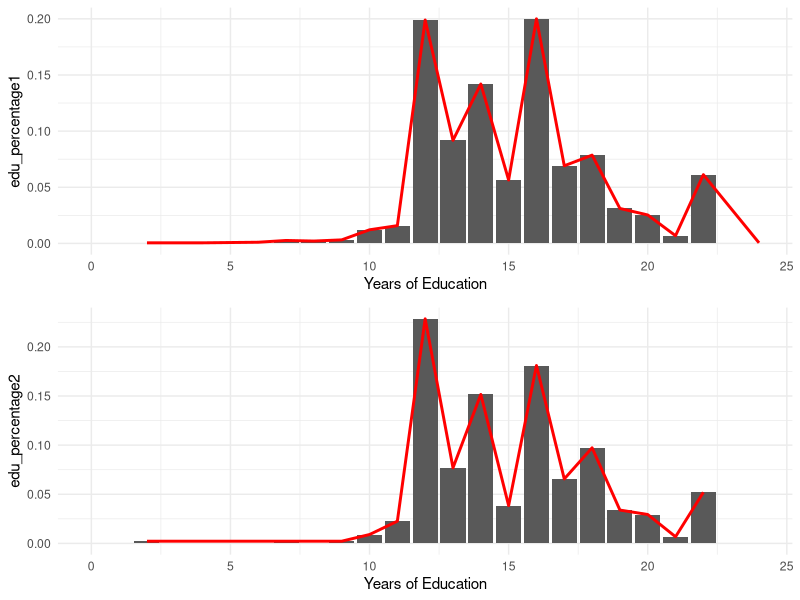
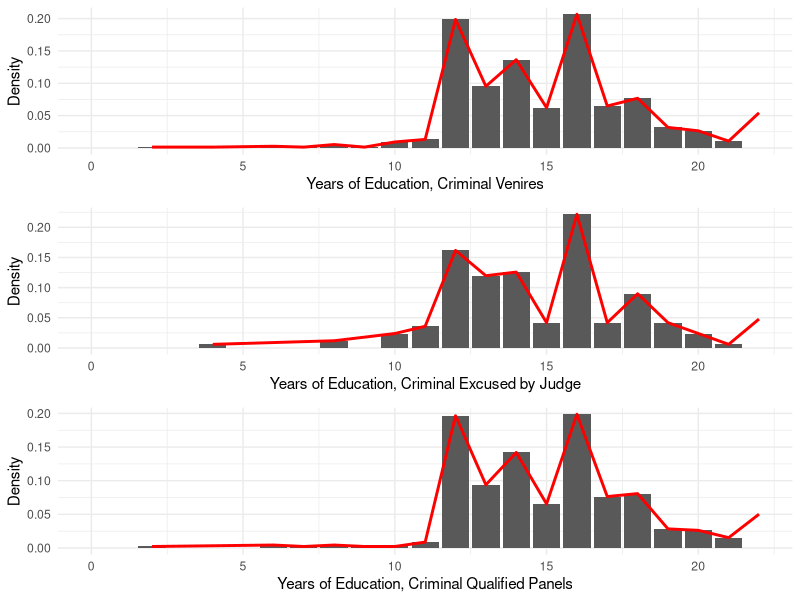
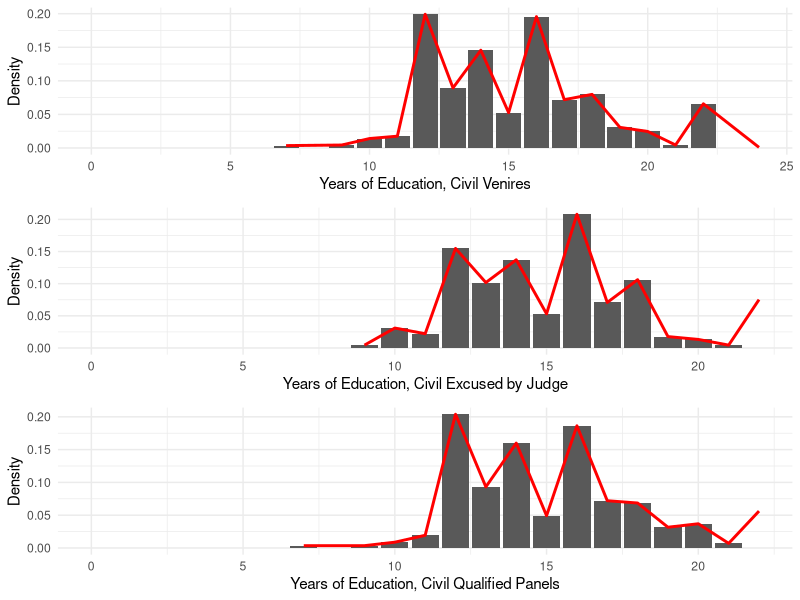
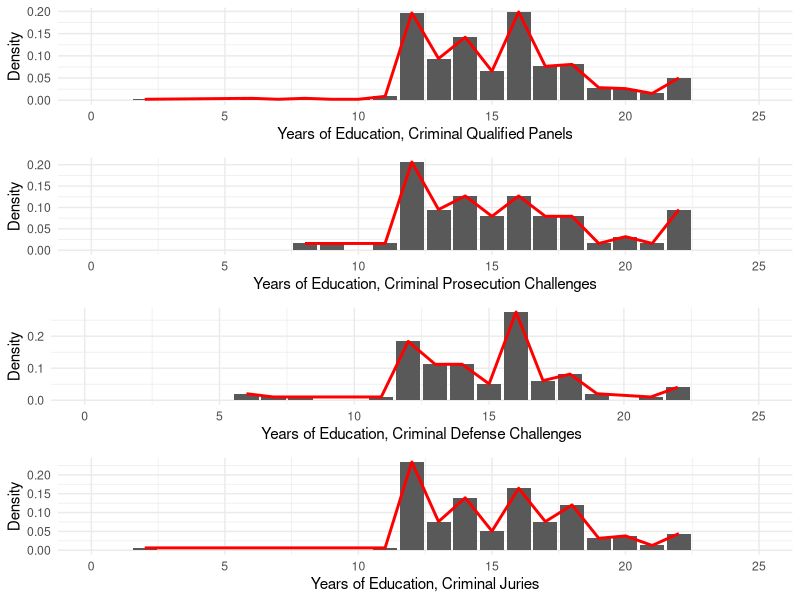
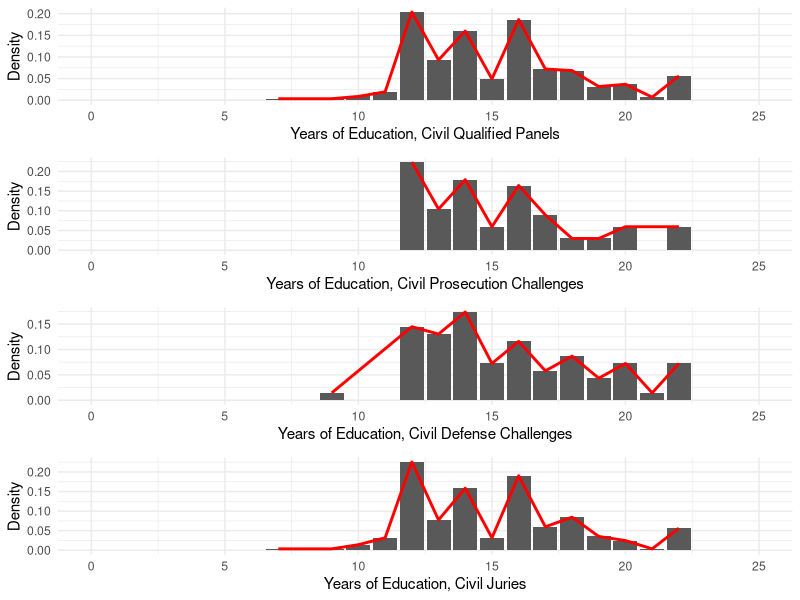
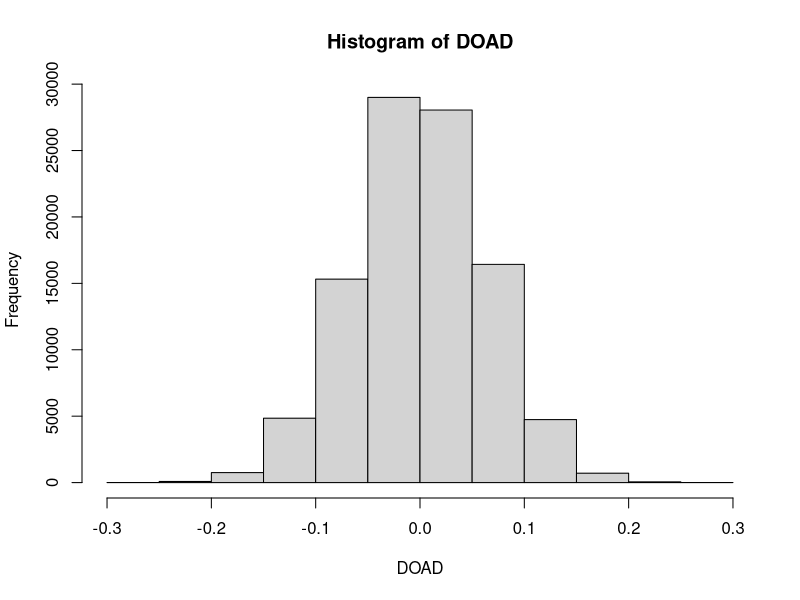
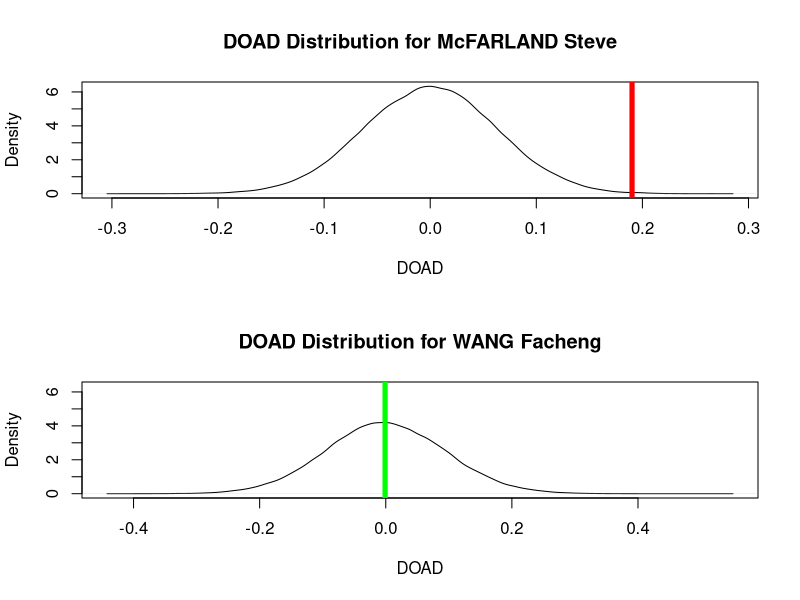

Here is the R script that generated these plots, in order: (Note: a time limit stopped this script after it produced the figures.)
# Jurycode
# Table1
x <- read.csv("CleanedJuryData.csv", as.is = TRUE)
# x25 contains all ages greater than 25
x25 <- x[x$age >= 25,]
venire <- x25
jury <- x25[x25$code == "J", ]
n1 <- nrow(venire)
n2 <- nrow(jury)
# t/f means table or figure, the first number is the number of table/figure,
#  the last two number is the position in the table
t111 <- sum(venire$edu < 12) / n1
t112 <- sum(jury$edu < 12) / n2
t121 <- sum(venire$edu == 12) / n1
t122 <- sum(jury$edu == 12)/ n2
t131 <- sum(venire$edu >12 & venire$edu < 16) /n1
t132 <- sum(jury$edu >12 & jury$edu < 16) / n2
t141 <- sum(venire$edu >= 16) / n1
t142 <- sum(jury$edu >= 16) /n2
t151 <- sum(venire$edu >= 12) / n1
t152 <- sum(jury$edu >= 12) / n2
t161 <- t141
t162 <- t142

# Figure 1
library(ggplot2)
library(cowplot)


calculate_percentage <- function(edu_counts) {
  total_count <- sum(edu_counts)
  return(edu_counts / total_count)
}


edu_counts1 <- table(x$edu)
edu_percentage1 <- calculate_percentage(edu_counts1)

edu_counts2 <- table(x[x$code == "J",]$edu)
edu_percentage2 <- calculate_percentage(edu_counts2)

ggplot1 <- ggplot(data = data.frame(edu_counts1, edu_percentage1), 
                  aes(x = as.numeric(names(edu_counts1)), y = edu_percentage1)) +
  geom_bar(stat = "identity") +
  geom_line(color = "red", size = 1) +
  labs(x = "Years of Education") +
  scale_x_continuous(breaks = as.numeric(names(edu_counts1)), 
  labels = names(edu_counts1)) +xlim(0, max(as.numeric(names(edu_counts1)))) +
  theme_minimal()

ggplot2 <- ggplot(data = data.frame(edu_counts2, edu_percentage2), 
  aes(x = as.numeric(names(edu_counts2)), y = edu_percentage2)) +
  geom_bar(stat = "identity") +
  geom_line(color = "red", size = 1) +
  labs(x = "Years of Education") +
  scale_x_continuous(breaks = as.numeric(names(edu_counts2)), 
  labels = names(edu_counts2)) + xlim(0, max(as.numeric(names(edu_counts1)))) +
  theme_minimal()

combined_plots <- plot_grid(ggplot1, ggplot2, ncol = 1)

print(combined_plots)

# Figure 2

criminal_data <- x[x$type == "criminal", ]
cri_ju_data <- x[x$code == "CP" & x$type == "criminal", ]
cri_qua_data <- x[x$jcp == "NCP" & x$type == "criminal", ]


calculate_percentage <- function(edu_counts) {
  total_count <- sum(edu_counts)
  return(edu_counts / total_count)
}

edu_counts <- table(criminal_data$edu)
edu_percentage <- calculate_percentage(edu_counts)

edu_counts1 <- table(cri_ju_data$edu)

edu_percentage1 <- calculate_percentage(edu_counts1)

edu_counts2 <- table(cri_qua_data$edu)
edu_percentage2 <- calculate_percentage(edu_counts2)

ggplot1 <- ggplot(data = data.frame(edu_counts, edu_percentage), 
                  aes(x = as.numeric(names(edu_counts)), y = edu_percentage)) +
  geom_bar(stat = "identity") +
  geom_line(color = "red", size = 1) +
  labs(x = "Years of Education, Criminal Venires", y = "Density") +
  scale_x_continuous(breaks = as.numeric(names(edu_counts)), 
  labels = names(edu_counts)) + xlim(0, max(as.numeric(names(edu_counts)))) +
  theme_minimal()

ggplot2 <- ggplot(data = data.frame(edu_counts1, edu_percentage1), 
  aes(x = as.numeric(names(edu_counts1)), y = edu_percentage1)) +
  geom_bar(stat = "identity") +
  geom_line(color = "red", size = 1) +
  labs(x = "Years of Education, Criminal Excused by Judge", y = "Density") +
  scale_x_continuous(breaks = as.numeric(names(edu_counts1)), 
  labels = names(edu_counts1)) + xlim(0, max(as.numeric(names(edu_counts1)))) +
  theme_minimal()

ggplot3 <- ggplot(data = data.frame(edu_counts2, edu_percentage2), 
  aes(x = as.numeric(names(edu_counts2)), y = edu_percentage2)) +
  geom_bar(stat = "identity") +
  geom_line(color = "red", size = 1) +
  labs(x = "Years of Education, Criminal Qualified Panels", y = "Density") +
  scale_x_continuous(breaks = as.numeric(names(edu_counts2)), 
  labels = names(edu_counts2)) + xlim(0, max(as.numeric(names(edu_counts2)))) +
  theme_minimal()

combined_plots <- plot_grid(ggplot1, ggplot2, ggplot3, ncol = 1)

print(combined_plots)



# Figure 3

civil_data <- x[x$type == "civil", ]
civ_ju_data <- x[x$code == "CP" & x$type == "civil", ]
civ_qua_data <- x[x$jcp == "NCP" & x$type == "civil", ]

calculate_percentage <- function(edu_counts) {
  total_count <- sum(edu_counts)
  return(edu_counts / total_count)
}

edu_counts <- table(civil_data$edu)
edu_percentage <- calculate_percentage(edu_counts)

edu_counts1 <- table(civ_ju_data$edu)
edu_percentage1 <- calculate_percentage(edu_counts1)

edu_counts2 <- table(civ_qua_data$edu)
edu_percentage2 <- calculate_percentage(edu_counts2)

ggplot1 <- ggplot(data = data.frame(edu_counts, edu_percentage), 
  aes(x = as.numeric(names(edu_counts)), y = edu_percentage)) +
  geom_bar(stat = "identity") +
  geom_line(color = "red", size = 1) +
  labs(x = "Years of Education, Civil Venires", y = "Density") +
  scale_x_continuous(breaks = as.numeric(names(edu_counts)), 
  labels = names(edu_counts)) + xlim(0, max(as.numeric(names(edu_counts)))) +
  theme_minimal()

ggplot2 <- ggplot(data = data.frame(edu_counts1, edu_percentage1), 
  aes(x = as.numeric(names(edu_counts1)), y = edu_percentage1)) +
  geom_bar(stat = "identity") +
  geom_line(color = "red", size = 1) +
  labs(x = "Years of Education, Civil Excused by Judge", y = "Density") +
  scale_x_continuous(breaks = as.numeric(names(edu_counts1)), 
  labels = names(edu_counts1)) + xlim(0, max(as.numeric(names(edu_counts1)))) +
  theme_minimal()

ggplot3 <- ggplot(data = data.frame(edu_counts2, edu_percentage2), 
  aes(x = as.numeric(names(edu_counts2)), y = edu_percentage2)) +
  geom_bar(stat = "identity") +
  geom_line(color = "red", size = 1) +
  labs(x = "Years of Education, Civil Qualified Panels", y = "Density") +
  scale_x_continuous(breaks = as.numeric(names(edu_counts2)), 
  labels = names(edu_counts2)) + xlim(0, max(as.numeric(names(edu_counts2)))) +
  theme_minimal()

combined_plots <- plot_grid(ggplot1, ggplot2, ggplot3, ncol = 1)

print(combined_plots)

# Figure 4

cri_data <- x[x$type == "criminal" & x$jcp == "NCP", ]
cri_pp_data <- x[x$code == "PP" & x$type == "criminal", ]
cri_pd_data <- x[x$code == "PD" & x$type == "criminal", ]
cri_jury_data <- x[x$code == "J" & x$type == "criminal", ]

calculate_percentage <- function(edu_counts) {
  total_count <- sum(edu_counts)
  return(edu_counts / total_count)
}

edu_counts <- table(cri_data$edu)
edu_percentage <- calculate_percentage(edu_counts)

edu_counts1 <- table(cri_pp_data$edu)
edu_percentage1 <- calculate_percentage(edu_counts1)

edu_counts2 <- table(cri_pd_data$edu)
edu_percentage2 <- calculate_percentage(edu_counts2)

edu_counts3 <- table(cri_jury_data$edu)
edu_percentage3 <- calculate_percentage(edu_counts3)

ggplot1 <- ggplot(data = data.frame(edu_counts, edu_percentage), 
                  aes(x = as.numeric(names(edu_counts)), y = edu_percentage)) +
  geom_bar(stat = "identity") +
  geom_line(color = "red", size = 1) +
  labs(x = "Years of Education, Criminal Qualified Panels", y = "Density") +
  scale_x_continuous(breaks = as.numeric(names(edu_counts)), 
  labels = names(edu_counts)) +xlim(0, 25) + theme_minimal()

ggplot2 <- ggplot(data = data.frame(edu_counts1, edu_percentage1), 
                  aes(x = as.numeric(names(edu_counts1)), y = edu_percentage1)) +
  geom_bar(stat = "identity") +
  geom_line(color = "red", size = 1) +
  labs(x = "Years of Education, Criminal Prosecution Challenges", y = "Density") +
  scale_x_continuous(breaks = as.numeric(names(edu_counts1)), 
                     labels = names(edu_counts1)) + xlim(0, 25) +
  theme_minimal()

ggplot3 <- ggplot(data = data.frame(edu_counts2, edu_percentage2), 
                  aes(x = as.numeric(names(edu_counts2)), y = edu_percentage2)) +
  geom_bar(stat = "identity") +
  geom_line(color = "red", size = 1) +
  labs(x = "Years of Education, Criminal Defense Challenges", y = "Density") +
  scale_x_continuous(breaks = as.numeric(names(edu_counts2)), 
                     labels = names(edu_counts2)) + xlim(0, 25) +
  theme_minimal()

ggplot4 <- ggplot(data = data.frame(edu_counts3, edu_percentage3), 
                  aes(x = as.numeric(names(edu_counts3)), y = edu_percentage3)) +
  geom_bar(stat = "identity") +
  geom_line(color = "red", size = 1) +
  labs(x = "Years of Education, Criminal Juries", y = "Density") +
  scale_x_continuous(breaks = as.numeric(names(edu_counts3)), 
                     labels = names(edu_counts3)) + xlim(0, 25) +
  theme_minimal()

combined_plots <- plot_grid(ggplot1, ggplot2, ggplot3, ggplot4, ncol = 1)

print(combined_plots)

# Figure 5

civ_data <- x[x$type == "civil" & x$jcp == "NCP", ]
civ_pp_data <- x[x$code == "PP" & x$type == "civil", ]
civ_pd_data <- x[x$code == "PD" & x$type == "civil", ]
civ_jury_data <- x[x$code == "J" & x$type == "civil", ]

calculate_percentage <- function(edu_counts) {
  total_count <- sum(edu_counts)
  return(edu_counts / total_count)
}

edu_counts <- table(civ_data$edu)
edu_percentage <- calculate_percentage(edu_counts)

edu_counts1 <- table(civ_pp_data$edu)
edu_percentage1 <- calculate_percentage(edu_counts1)

edu_counts2 <- table(civ_pd_data$edu)
edu_percentage2 <- calculate_percentage(edu_counts2)

edu_counts3 <- table(civ_jury_data$edu)
edu_percentage3 <- calculate_percentage(edu_counts3)

ggplot1 <- ggplot(data = data.frame(edu_counts, edu_percentage), 
                  aes(x = as.numeric(names(edu_counts)), y = edu_percentage)) +
  geom_bar(stat = "identity") +
  geom_line(color = "red", size = 1) +
  labs(x = "Years of Education, Civil Qualified Panels", y = "Density") +
  scale_x_continuous(breaks = as.numeric(names(edu_counts)), 
  labels = names(edu_counts)) + xlim(0, 25) + theme_minimal()

ggplot2 <- ggplot(data = data.frame(edu_counts1, edu_percentage1), 
                  aes(x = as.numeric(names(edu_counts1)), y = edu_percentage1)) +
  geom_bar(stat = "identity") +
  geom_line(color = "red", size = 1) +
  labs(x = "Years of Education, Civil Prosecution Challenges", y = "Density") +
  scale_x_continuous(breaks = as.numeric(names(edu_counts1)), 
                     labels = names(edu_counts1)) + xlim(0, 25) +
  theme_minimal()

ggplot3 <- ggplot(data = data.frame(edu_counts2, edu_percentage2), 
                  aes(x = as.numeric(names(edu_counts2)), y = edu_percentage2)) +
  geom_bar(stat = "identity") +
  geom_line(color = "red", size = 1) +
  labs(x = "Years of Education, Civil Defense Challenges", y = "Density") +
  scale_x_continuous(breaks = as.numeric(names(edu_counts2)), 
                     labels = names(edu_counts2)) + xlim(0, 25) +
  theme_minimal()

ggplot4 <- ggplot(data = data.frame(edu_counts3, edu_percentage3), 
                  aes(x = as.numeric(names(edu_counts3)), y = edu_percentage3)) +
  geom_bar(stat = "identity") +
  geom_line(color = "red", size = 1) +
  labs(x = "Years of Education, Civil Juries", y = "Density") +
  scale_x_continuous(breaks = as.numeric(names(edu_counts3)), 
                     labels = names(edu_counts3)) + xlim(0, 25) +
  theme_minimal()

combined_plots <- plot_grid(ggplot1, ggplot2, ggplot3, ggplot4, ncol = 1)

print(combined_plots)

# Table 2
Qualifiedpanel <- x25[x25$jcp == "NCP", ]
n2 <- nrow(Qualifiedpanel)
t111 <- sum(venire$edu < 12) / n1
t112 <- sum(Qualifiedpanel$edu < 12) / n2
t121 <- sum(venire$edu == 12) / n1
t122 <- sum(Qualifiedpanel$edu == 12)/ n2
t131 <- sum(venire$edu >12 & venire$edu < 16) /n1
t132 <- sum(Qualifiedpanel$edu >12 & Qualifiedpanel$edu < 16) / n2
t141 <- sum(venire$edu >= 16) / n1
t142 <- sum(Qualifiedpanel$edu >= 16) /n2
t151 <- sum(venire$edu >= 12) / n1
t152 <- sum(Qualifiedpanel$edu >= 12) / n2
t161 <- t141
t162 <- t142

# Table C-2
number <- as.numeric(names(table(x$CleanedJuryData.csv)))
p_values <- vector("numeric", length(number))

for (i in 1:length(number)) {
  c1 <- number[i]
  t_test_result <- t.test(x$edu[(x$code == "PD" | x$code == "PPPD") 
                                & x$CleanedJuryData.csv == c1],
                          x$edu[(x$code == "PP" | x$code == "PPPD") 
                                & x$CleanedJuryData.csv == c1],
                          alternative = "two.sided", var.equal = TRUE)
  p_values[i] <- t_test_result$p.value
}
print(p_values)
p_values1 <- vector("numeric", length(number))
for (i in 1:length(number)) {
  c1 <- number[i]
  t_test_result1 <- t.test(x$edu[(x$code == "PD" | x$code == "PP" | x$code == 
                                    "PPPD") & x$CleanedJuryData.csv == c1],
                           x$edu[x$code == "J" & x$CleanedJuryData.csv == c1]
                           , alternative = "greater", var.equal = TRUE)
  p_values1[i] <- t_test_result1$p.value
}
print(p_values1)

################################################################################
# Diving code
x <- read.csv("Diving2000.csv", as.is = TRUE)
x$DiveNumber <- rep(1:1541, each = 7)
x$avg <- rep(tapply(x$JScore, x$DiveNumber, mean), each = 7)
x$match <- (x$Country == x$JCountry)
table(x$match)
x$Discrepancy = (x$JScore - x$avg)

# Table 1
x[x$Diver == "XIONG Ni" & x$JCountry == "CHN" & x$Round == "Semi", ]
x[x$Diver == "XIONG Ni" & x$Round == "Semi" & x$DiveNo <=3, ]
x$JScore[x$Diver == "XIONG Ni" & x$Round == "Semi"]
for (i in 1:3) {
  cat(mean(x$JScore[x$Diver == "XIONG Ni" & x$Round == "Semi" & x$DiveNo == i], 
           trim = 0.142858), "\n")
}

# Table 2
x$DiveNumber <- rep(1:1541, each = 7)
x$avg <- rep(tapply(x$JScore, x$DiveNumber, mean), each = 7)
x$Discrepancy = (x$JScore - x$avg)
cat(untrimmedmean <- mean(x$JScore[x$Diver == "XIONG Ni" & x$Round == "Semi"
& x$DiveNo == 1]))
table2Name <- x$JCountry[x$Diver == "XIONG Ni" & x$Round == "Semi" & x$DiveNo == 1]
for (i in table2Name) {
  cat(x$Discrepancy[x$Diver == "XIONG Ni" & x$Round == "Semi" & x$DiveNo == 1 &
  x$JCountry == i], "\n")
}

# Table 3

y <- x[x$Judge =="McFARLAND Steve", ]

Nsim <- 100000
DOAD <- rep(-1, Nsim)

for (i in 1:Nsim) {
  y$SimOutcome <- sample(y$Country)
  y$match1 <- (y$SimOutcome == "USA")
  DOAD[i] <- (mean(y$Discrepancy[y$match1]) - mean(y$Discrepancy[!y$match1]))
}
hist(DOAD)
sum(DOAD > 0.19) / Nsim

y_mcfarland <- x[x$Judge == "McFARLAND Steve", ]
y_wang <- x[x$Judge == "WANG Facheng", ]
DOADMc <- mean(y_mcfarland$Discrepancy[y_mcfarland$match]) - 
  mean(y_mcfarland$Discrepancy[!y_mcfarland$match])
DOADWang <- mean(y_wang$Discrepancy[y_wang$match]) - 
  mean(y_wang$Discrepancy[!y_wang$match])
# Figure 1
Nsim <- 100000
DOAD_mcfarland <- rep(-1, Nsim)


for (i in 1:Nsim) {
  y_mcfarland$SimOutcome <- sample(y_mcfarland$Country)
  y_mcfarland$match1 <- (y_mcfarland$SimOutcome == "USA")
  DOAD_mcfarland[i] <- (mean(y_mcfarland$Discrepancy[y_mcfarland$match1]) -
                          mean(y_mcfarland$Discrepancy[!y_mcfarland$match1]))
}

density_DOAD_mcfarland <- density(DOAD_mcfarland)

# Figure 2
Nsim <- 100000
DOAD_wang <- rep(-1, Nsim)

for (i in 1:Nsim) {
  y_wang$SimOutcome <- sample(y_wang$Country)
  y_wang$match1 <- (y_wang$SimOutcome == "CHN")
  DOAD_wang[i] <- (mean(y_wang$Discrepancy[y_wang$match1]) - 
                     mean(y_wang$Discrepancy[!y_wang$match1]))
}

density_DOAD_wang <- density(DOAD_wang)

par(mfrow = c(2, 1))

ylim_upper <- max(density_DOAD_mcfarland$y, density_DOAD_wang$y)
ylim_lower <- min(density_DOAD_mcfarland$y, density_DOAD_wang$y)

plot(density_DOAD_mcfarland, main = "DOAD Distribution for McFARLAND Steve", 
     xlab = "DOAD", ylab = "Density", ylim = c(ylim_lower, ylim_upper))
abline(v = DOADMc, col = "red", lwd = 5)

plot(density_DOAD_wang, main = "DOAD Distribution for WANG Facheng", 
     xlab = "DOAD", ylab = "Density", ylim = c(ylim_lower, ylim_upper))
abline(v = DOADWang, col = "green", lwd = 5)

# Table 4
table4names <- unique(x$Judge[x$match])
Nsim <- 100000
DOAD <- rep(-1, Nsim)
for (n in table4names) {
  y <- x[x$Judge ==n, ]
  JCountryontrack <- unique(x$JCountry[x$Judge == n])
  y$match0 <- (y$Country == JCountryontrack)
  cat("DoAD of", n, "=", truedoad <- (round((mean(y$Discrepancy[y$match0]) - 
                                    mean(y$Discrepancy[!y$match0])), 2)), "\n")
  for (i in 1:Nsim) {
    y$SimOutcome <- sample(y$Country)
    y$match1 <- (y$SimOutcome == JCountryontrack)
    DOAD[i] <- (mean(y$Discrepancy[y$match1]) - mean(y$Discrepancy[!y$match1]))
  }
  cat("p-val of", n, "=", (sum(DOAD >= truedoad) / Nsim), "\n")
}

results <- data.frame(Judge = character(), t_test_p_value = numeric(), stringsAsFactors = FALSE)
for (n in table4names) {
  y <- x[x$Judge == n, ]
  JCountryontrack <- unique(x$JCountry[x$Judge == n])
  y$match0 <- (y$Country == JCountryontrack)
  
  # Perform the t-test and calculate the p-value
  t_test_p_val <- t.test(y$Discrepancy[y$match0], y$Discrepancy[!y$match0])$p.value
  
  # Store the results in the data frame
  results <- rbind(results, data.frame(Judge = n, t_test_p_value = t_test_p_val))
}

# View the results
print(results)
